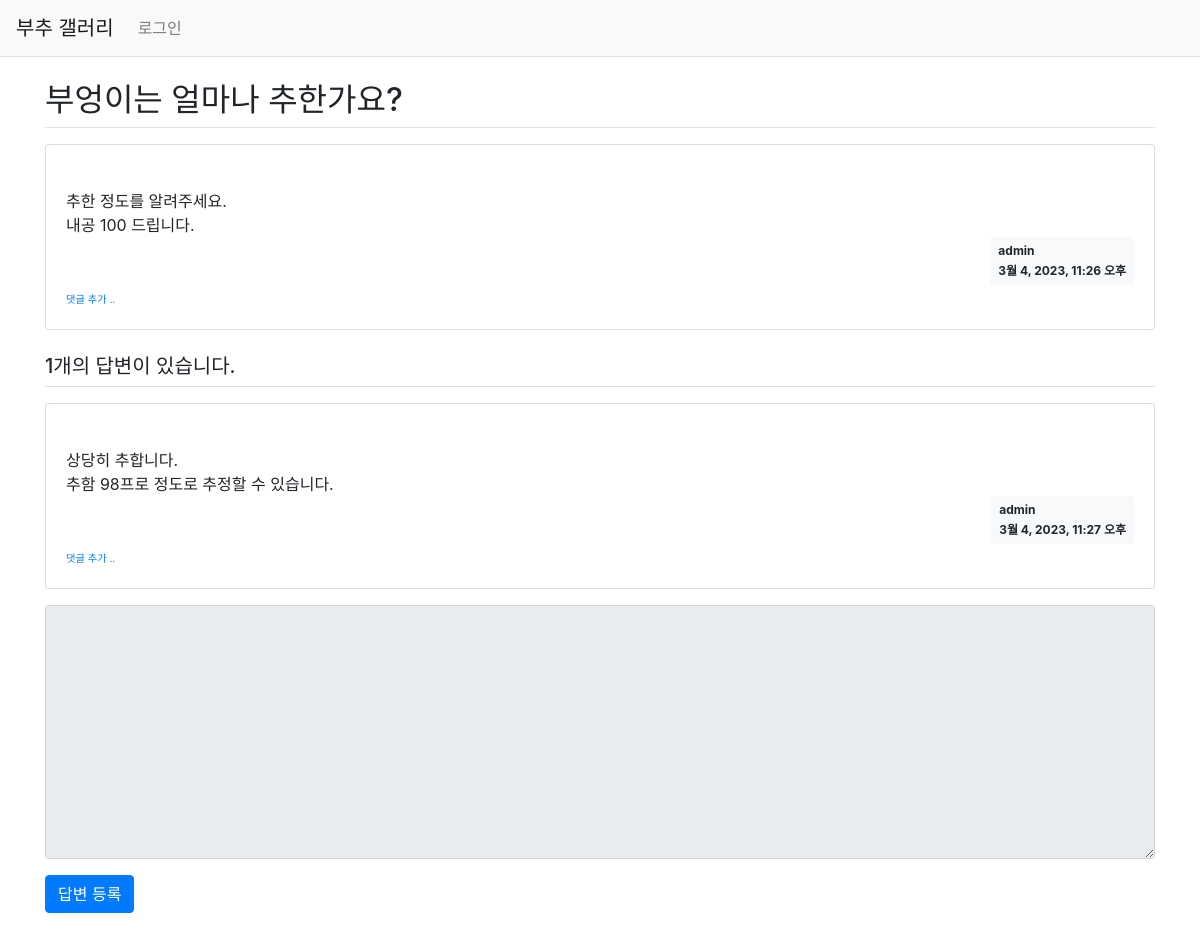
The app's page /pybo/305/, older data.
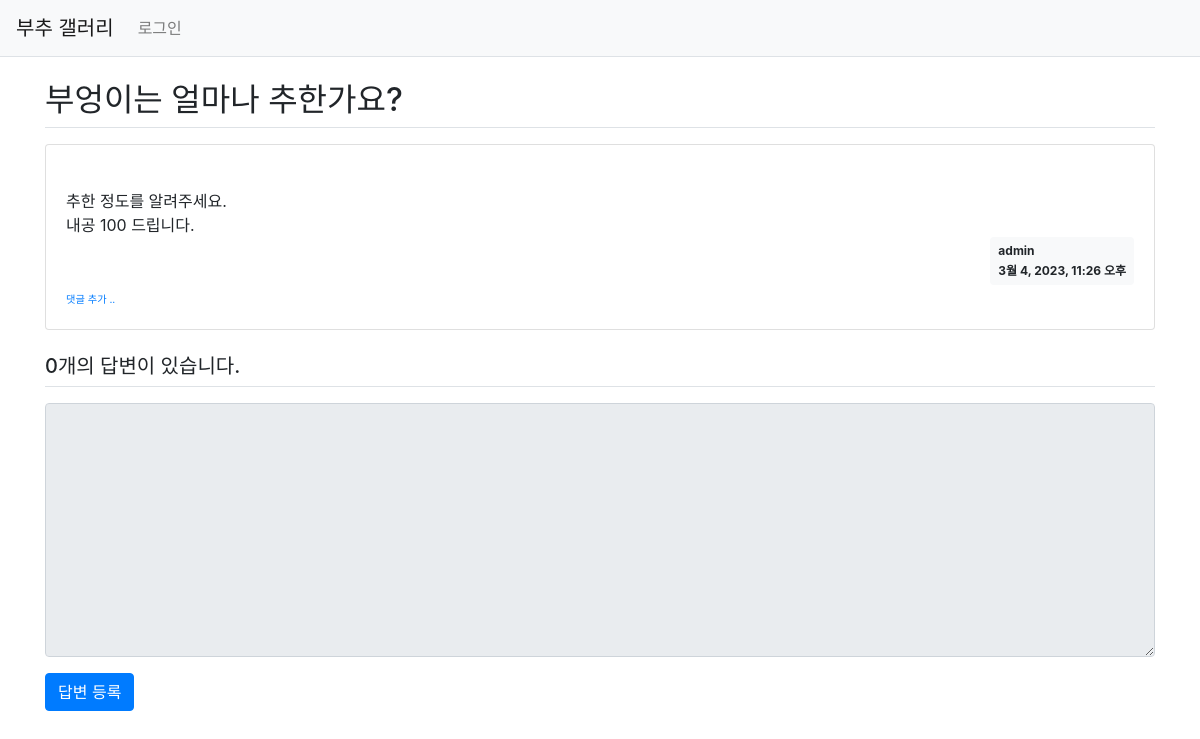
The same page, newer data.
### pybo/models.py (models this page shows, shortened)
class Question(models.Model):
    author = models.ForeignKey(User, on_delete=models.CASCADE)
    subject = models.CharField(max_length=200)
    content = models.TextField()
    create_date = models.DateTimeField()
    modify_date = models.DateTimeField(null=True, blank=True)

class Answer(models.Model):
    author = models.ForeignKey(User, on_delete=models.CASCADE)
    question = models.ForeignKey(Question, on_delete=models.CASCADE)
    content = models.TextField()
    create_date = models.DateTimeField()
    modify_date = models.DateTimeField(null=True, blank=True)

### pybo/views/base_views.py (the view)
# urls.py: path('<int:question_id>/', base_views.detail, name='detail'),
def detail(request, question_id):
    question = get_object_or_404(Question, pk=question_id)
    context = {'question': question}
    return render(request, 'pybo/question_detail.html', context)

### templates/pybo/question_detail.html (shortened to what this page needs)
{% extends 'base.html' %}
{% block content %}
    <div class="container my-3">
        <h2 class="border-bottom py-2">{{ question.subject }}</h2>
        <div class="card my-3">
            <div class="card-body">
                <div class="card-text" style="white-space: pre-line;">
                    {{ question.content }}
                </div>
                <div class="d-flex justify-content-end">
                    <div class="badge badge-light p-2 text-left">
                        <div class="mb-2">{{ question.author.username }}</div>
                        <div>{{ question.create_date }}</div>
                    </div>
                </div>
                <div>
                    <a href="{% url 'pybo:comment_create_question' question.id %}" class="small"><small>댓글 추가 ..</small></a>
                </div>
            </div>
        </div>
        <h5 class="border-bottom my-3 py-2">
            {{ question.answer_set.count }}개의 답변이 있습니다.
        </h5>
        {% for answer in question.answer_set.all %}
            <div class="card my-3">
                <div class="card-body">
                    <div class="card-text" style="white-space: pre-line;">
                        {{ answer.content }}
                    </div>
                    <div class="d-flex justify-content-end">
                        <div class="badge badge-light p-2 text-left">
                            <div class="mb-2">{{ answer.author.username }}</div>
                            <div>{{ answer.create_date }}</div>
                        </div>
                    </div>
                    <div>
                        <a href="{% url 'pybo:comment_create_answer' answer.id %}" class="small"><small>댓글 추가 ..</small></a>
                    </div>
                </div>
            </div>
        {% endfor %}
        <form action="{% url 'pybo:answer_create' question.id %}" method="post" class="my-3">
            <div class="form-group">
                <textarea name="content" id="content"
                          {% if not user.is_authenticated %}disabled{% endif %}
                          class="form-control" rows="10"></textarea>
            </div>
            <input type="submit" value="답변 등록" class="btn btn-primary">
        </form>
    </div>
{% endblock %}

### templates/base.html (shortened to what this page needs)
{% load static %}
<!doctype html>
<html lang="ko">
<head>
    <link rel="stylesheet" type="text/css" href="{% static 'bootstrap.min.css' %}">
    <link rel="stylesheet" type="text/css" href="{% static 'style.css' %}">
</head>
<body>
{% include "navbar.html" %}
{% block content %}
{% endblock %}
</body>
</html>

### templates/navbar.html (shortened to what this page needs)
<nav class="navbar navbar-expand-lg navbar-light bg-light border-bottom">
    <a class="navbar-brand" href="{% url 'pybo:index' %}">부추 갤러리</a>
    <div class="collapse navbar-collapse flex-grow-0" id="navbarNav">
        <ul class="navbar-nav">
            <li class="nav-item">
                {% if user.is_authenticated %}
                    <a class="nav-link" href="{% url 'common:logout' %}">
                        {{ user.username }} (로그아웃)
                    </a>
                {% else %}
                    <a class="nav-link" href="{% url 'common:login' %}">로그인</a>
                {% endif %}
            </li>
        </ul>
    </div>
</nav>

Row changes from the older to the newer data that the page shows:
removed Answer: content "상당히 추합니다. 추함 98프로 정도로 추정할 수 있습니다.", author.username "admin", create_date "3월 4, 2023, 11:27 오후"
computed for Question "부엉이는 얼마나 추한가요?": answer_set.count "1" → "0"
